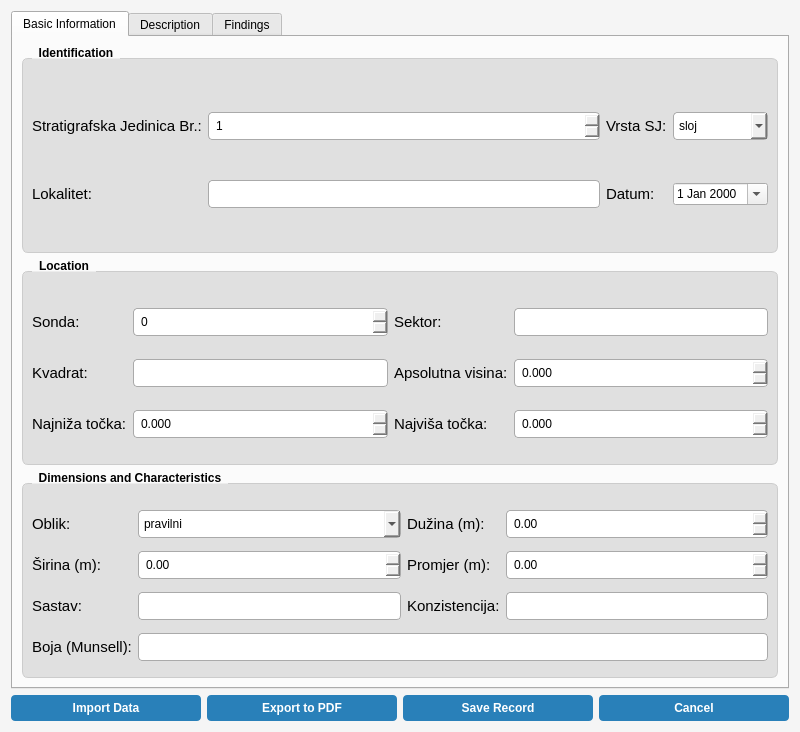
<?xml version="1.0" encoding="UTF-8"?>
<ui version="4.0">
 <class>ArchaeologicalDocumentationForm</class>
 <widget class="QDialog" name="ArchaeologicalDocumentationForm">
  <property name="geometry">
   <rect>
    <x>0</x>
    <y>0</y>
    <width>800</width>
    <height>650</height>
   </rect>
  </property>
  <property name="windowTitle">
   <string>Archaeological Documentation</string>
  </property>
  <property name="styleSheet">
   <string notr="true">
    QDialog { background-color: #f5f5f5; }
    QGroupBox {
      font-weight: bold;
      border: 1px solid #cccccc;
      border-radius: 6px;
      margin-top: 12px;
      padding-top: 10px;
     background-color: #e0e0e0;

    }
    QGroupBox::title {
      subcontrol-origin: margin;
      left: 10px;
      padding: 0 5px 0 5px;
    }
    QLabel {
      font-size: 11pt;
    }

    QLineEdit, QTextEdit, QComboBox, QSpinBox, QDoubleSpinBox {
      border: 1px solid #aaaaaa;
      border-radius: 4px;
      padding: 5px;
    }
    QPushButton {
      background-color: #2980b9;
      color: white;
      border-radius: 4px;
      padding: 6px 12px;
      font-weight: bold;
    }
    QLabel:hover {
      color: red;
    }
    QPushButton:hover {
      background-color: #3498db;
    }
   </string>
  </property>
  <layout class="QVBoxLayout" name="verticalLayout">
   <item>
    <widget class="QTabWidget" name="tabWidget">
     <property name="currentIndex">
      <number>0</number>
     </property>
     <widget class="QWidget" name="tabBasicInfo">
      <attribute name="title">
       <string>Basic Information</string>
      </attribute>
      <layout class="QVBoxLayout" name="verticalLayout_2">
       <item>
        <widget class="QGroupBox" name="groupBoxIdentification">
         <property name="title">
          <string>Identification</string>
         </property>
         <layout class="QGridLayout" name="gridLayout">
          <item row="0" column="0">
           <widget class="QLabel" name="labelSJNumber">
            <property name="text">
             <string>Stratigrafska Jedinica Br.:</string>
            </property>
           </widget>
          </item>
          <item row="0" column="1">
           <widget class="QSpinBox" name="spinBoxSJNumber">
            <property name="minimum">
             <number>1</number>
            </property>
            <property name="maximum">
             <number>9999</number>
            </property>
           </widget>
          </item>
          <item row="0" column="2">
           <widget class="QLabel" name="labelSJType">
            <property name="text">
             <string>Vrsta SJ:</string>
            </property>
           </widget>
          </item>
          <item row="0" column="3">
           <widget class="QComboBox" name="comboBoxSJType">
            <item>
             <property name="text">
              <string>sloj</string>
             </property>
            </item>
            <item>
             <property name="text">
              <string>ukop</string>
             </property>
            </item>
            <item>
             <property name="text">
              <string>struktura</string>
             </property>
            </item>
            <item>
             <property name="text">
              <string>zapuna</string>
             </property>
            </item>
           </widget>
          </item>
          <item row="1" column="0">
           <widget class="QLabel" name="labelLocalitet">
            <property name="text">
             <string>Lokalitet:</string>
            </property>
           </widget>
          </item>
          <item row="1" column="1">
           <widget class="QLineEdit" name="lineEditLocalitet"/>
          </item>
          <item row="1" column="2">
           <widget class="QLabel" name="labelDate">
            <property name="text">
             <string>Datum:</string>
            </property>
           </widget>
          </item>
          <item row="1" column="3">
           <widget class="QDateEdit" name="dateEdit">
            <property name="calendarPopup">
             <bool>true</bool>
            </property>
           </widget>
          </item>
         </layout>
        </widget>
       </item>
       <item>
        <widget class="QGroupBox" name="groupBoxLocation">
         <property name="title">
          <string>Location</string>
         </property>
         <layout class="QGridLayout" name="gridLayout_2">
          <item row="0" column="0">
           <widget class="QLabel" name="labelSonda">
            <property name="text">
             <string>Sonda:</string>
            </property>
           </widget>
          </item>
          <item row="0" column="1">
           <widget class="QSpinBox" name="spinBoxSonda">
            <property name="maximum">
             <number>999</number>
            </property>
           </widget>
          </item>
          <item row="0" column="2">
           <widget class="QLabel" name="labelSektor">
            <property name="text">
             <string>Sektor:</string>
            </property>
           </widget>
          </item>
          <item row="0" column="3">
           <widget class="QLineEdit" name="lineEditSektor"/>
          </item>
          <item row="1" column="0">
           <widget class="QLabel" name="labelKvadrat">
            <property name="text">
             <string>Kvadrat:</string>
            </property>
           </widget>
          </item>
          <item row="1" column="1">
           <widget class="QLineEdit" name="lineEditKvadrat"/>
          </item>
          <item row="1" column="2">
           <widget class="QLabel" name="labelAbsHeight">
            <property name="text">
             <string>Apsolutna visina:</string>
            </property>
           </widget>
          </item>
          <item row="1" column="3">
           <widget class="QDoubleSpinBox" name="doubleSpinBoxAbsHeight">
            <property name="decimals">
             <number>3</number>
            </property>
            <property name="maximum">
             <double>9999.999</double>
            </property>
           </widget>
          </item>
          <item row="2" column="0">
           <widget class="QLabel" name="labelLowestPoint">
            <property name="text">
             <string>Najniža točka:</string>
            </property>
           </widget>
          </item>
          <item row="2" column="1">
           <widget class="QDoubleSpinBox" name="doubleSpinBoxLowestPoint">
            <property name="decimals">
             <number>3</number>
            </property>
            <property name="maximum">
             <double>9999.999</double>
            </property>
           </widget>
          </item>
          <item row="2" column="2">
           <widget class="QLabel" name="labelHighestPoint">
            <property name="text">
             <string>Najviša točka:</string>
            </property>
           </widget>
          </item>
          <item row="2" column="3">
           <widget class="QDoubleSpinBox" name="doubleSpinBoxHighestPoint">
            <property name="decimals">
             <number>3</number>
            </property>
            <property name="maximum">
             <double>9999.999</double>
            </property>
           </widget>
          </item>
         </layout>
        </widget>
       </item>
       <item>
        <widget class="QGroupBox" name="groupBoxDimensions">
         <property name="title">
          <string>Dimensions and Characteristics</string>
         </property>
         <layout class="QGridLayout" name="gridLayout_3">
          <item row="0" column="0">
           <widget class="QLabel" name="labelShape">
            <property name="text">
             <string>Oblik:</string>
            </property>
           </widget>
          </item>
          <item row="0" column="1">
           <widget class="QComboBox" name="comboBoxShape">
            <item>
             <property name="text">
              <string>pravilni</string>
             </property>
            </item>
            <item>
             <property name="text">
              <string>nepravilni</string>
             </property>
            </item>
            <item>
             <property name="text">
              <string>kružni</string>
             </property>
            </item>
            <item>
             <property name="text">
              <string>četvrtasti</string>
             </property>
            </item>
           </widget>
          </item>
          <item row="0" column="2">
           <widget class="QLabel" name="labelLength">
            <property name="text">
             <string>Dužina (m):</string>
            </property>
           </widget>
          </item>
          <item row="0" column="3">
           <widget class="QDoubleSpinBox" name="doubleSpinBoxLength">
            <property name="decimals">
             <number>2</number>
            </property>
            <property name="maximum">
             <double>999.99</double>
            </property>
           </widget>
          </item>
          <item row="1" column="0">
           <widget class="QLabel" name="labelWidth">
            <property name="text">
             <string>Širina (m):</string>
            </property>
           </widget>
          </item>
          <item row="1" column="1">
           <widget class="QDoubleSpinBox" name="doubleSpinBoxWidth">
            <property name="decimals">
             <number>2</number>
            </property>
            <property name="maximum">
             <double>999.99</double>
            </property>
           </widget>
          </item>
          <item row="1" column="2">
           <widget class="QLabel" name="labelDiameter">
            <property name="text">
             <string>Promjer (m):</string>
            </property>
           </widget>
          </item>
          <item row="1" column="3">
           <widget class="QDoubleSpinBox" name="doubleSpinBoxDiameter">
            <property name="decimals">
             <number>2</number>
            </property>
            <property name="maximum">
             <double>999.99</double>
            </property>
           </widget>
          </item>
          <item row="2" column="0">
           <widget class="QLabel" name="labelComposition">
            <property name="text">
             <string>Sastav:</string>
            </property>
           </widget>
          </item>
          <item row="2" column="1">
           <widget class="QLineEdit" name="lineEditComposition"/>
          </item>
          <item row="2" column="2">
           <widget class="QLabel" name="labelConsistency">
            <property name="text">
             <string>Konzistencija:</string>
            </property>
           </widget>
          </item>
          <item row="2" column="3">
           <widget class="QLineEdit" name="lineEditConsistency"/>
          </item>
          <item row="3" column="0">
           <widget class="QLabel" name="labelColor">
            <property name="text">
             <string>Boja (Munsell):</string>
            </property>
           </widget>
          </item>
          <item row="3" column="1" colspan="3">
           <widget class="QLineEdit" name="lineEditColor"/>
          </item>
         </layout>
        </widget>
       </item>
      </layout>
     </widget>
     <widget class="QWidget" name="tabDescription">
      <attribute name="title">
       <string>Description</string>
      </attribute>
      <layout class="QVBoxLayout" name="verticalLayout_3">
       <item>
        <widget class="QGroupBox" name="groupBoxDesc">
         <property name="title">
          <string>Description</string>
         </property>
         <layout class="QVBoxLayout" name="verticalLayout_4">
          <item>
           <widget class="QLabel" name="labelDescription">
            <property name="text">
             <string>OPIS:</string>
            </property>
           </widget>
          </item>
          <item>
           <widget class="QTextEdit" name="textEditDescription">
            <property name="placeholderText">
             <string>Enter a detailed description of the stratigraphic unit...</string>
            </property>
           </widget>
          </item>
         </layout>
        </widget>
       </item>
       <item>
        <widget class="QGroupBox" name="groupBoxStratigraphicRelations">
         <property name="title">
          <string>Stratigraphic Relations</string>
         </property>
         <layout class="QGridLayout" name="gridLayout_4">
          <item row="0" column="0">
           <widget class="QLabel" name="labelSJAbove">
            <property name="text">
             <string>SJ iznad:</string>
            </property>
           </widget>
          </item>
          <item row="0" column="1">
           <widget class="QLineEdit" name="lineEditSJAbove"/>
          </item>
          <item row="0" column="2">
           <widget class="QLabel" name="labelCuts">
            <property name="text">
             <string>Sječe:</string>
            </property>
           </widget>
          </item>
          <item row="0" column="3">
           <widget class="QLineEdit" name="lineEditCuts"/>
          </item>
          <item row="1" column="0">
           <widget class="QLabel" name="labelSJBelow">
            <property name="text">
             <string>SJ ispod:</string>
            </property>
           </widget>
          </item>
          <item row="1" column="1">
           <widget class="QLineEdit" name="lineEditSJBelow"/>
          </item>
          <item row="1" column="2">
           <widget class="QLabel" name="labelCutBy">
            <property name="text">
             <string>Presječeno od:</string>
            </property>
           </widget>
          </item>
          <item row="1" column="3">
           <widget class="QLineEdit" name="lineEditCutBy"/>
          </item>
          <item row="2" column="0">
           <widget class="QLabel" name="labelFilledWith">
            <property name="text">
             <string>Zapunjena sa SJ:</string>
            </property>
           </widget>
          </item>
          <item row="2" column="1">
           <widget class="QLineEdit" name="lineEditFilledWith"/>
          </item>
          <item row="2" column="2">
           <widget class="QLabel" name="labelComponent">
            <property name="text">
             <string>Sastavni dio:</string>
            </property>
           </widget>
          </item>
          <item row="2" column="3">
           <widget class="QLineEdit" name="lineEditComponent"/>
          </item>
          <item row="3" column="0">
           <widget class="QLabel" name="labelFills">
            <property name="text">
             <string>Zapunjava SJ:</string>
            </property>
           </widget>
          </item>
          <item row="3" column="1">
           <widget class="QLineEdit" name="lineEditFills"/>
          </item>
          <item row="3" column="2">
           <widget class="QLabel" name="labelConnectedWith">
            <property name="text">
             <string>Povezana sa SJ:</string>
            </property>
           </widget>
          </item>
          <item row="3" column="3">
           <widget class="QLineEdit" name="lineEditConnectedWith"/>
          </item>
          <item row="4" column="0">
           <widget class="QLabel" name="labelAdjacentTo">
            <property name="text">
             <string>Uz:</string>
            </property>
           </widget>
          </item>
          <item row="4" column="1">
           <widget class="QLineEdit" name="lineEditAdjacentTo"/>
          </item>
          <item row="4" column="2">
           <widget class="QLabel" name="labelSimilarTo">
            <property name="text">
             <string>Slična s SJ:</string>
            </property>
           </widget>
          </item>
          <item row="4" column="3">
           <widget class="QLineEdit" name="lineEditSimilarTo"/>
          </item>
         </layout>
        </widget>
       </item>
      </layout>
     </widget>
     <widget class="QWidget" name="tabFindings">
      <attribute name="title">
       <string>Findings</string>
      </attribute>
      <layout class="QVBoxLayout" name="verticalLayout_5">
       <item>
        <widget class="QGroupBox" name="groupBoxFindings">
         <property name="title">
          <string>Findings</string>
         </property>
         <layout class="QGridLayout" name="gridLayout_5">
          <item row="0" column="0" colspan="4">
           <widget class="QLabel" name="labelFindings">
            <property name="font">
             <font>
              <pointsize>11</pointsize>
              <bold>true</bold>
             </font>
            </property>
            <property name="text">
             <string>NALAZI</string>
            </property>
            <property name="alignment">
             <set>Qt::AlignCenter</set>
            </property>
           </widget>
          </item>
         <item row="1" column="0">
 <widget class="QLabel" name="labelCeramics">
  <property name="text">
   <string>Keramika:</string>
  </property>
 </widget>
</item>
<item row="1" column="1">
 <widget class="QCheckBox" name="checkBoxCeramics">
  <property name="text">
   <string></string>
  </property>
 </widget>
</item>
<item row="1" column="2">
 <widget class="QLineEdit" name="lineEditCeramicsNotes">
  <property name="placeholderText">
   <string>Notes...</string>
  </property>
 </widget>
</item>
<item row="2" column="0">
 <widget class="QLabel" name="labelBrick">
  <property name="text">
   <string>Opeka:</string>
  </property>
 </widget>
</item>
<item row="2" column="1">
 <widget class="QCheckBox" name="checkBoxBrick">
  <property name="text">
   <string></string>
  </property>
 </widget>
</item>
<item row="2" column="2">
 <widget class="QLineEdit" name="lineEditBrickNotes">
  <property name="placeholderText">
   <string>Notes...</string>
  </property>
 </widget>
</item>
<item row="3" column="0">
 <widget class="QLabel" name="labelClay">
  <property name="text">
   <string>Ljep:</string>
  </property>
 </widget>
</item>
<item row="3" column="1">
 <widget class="QCheckBox" name="checkBoxClay">
  <property name="text">
   <string></string>
  </property>
 </widget>
</item>
<item row="3" column="2">
 <widget class="QLineEdit" name="lineEditClayNotes">
  <property name="placeholderText">
   <string>Notes...</string>
  </property>
 </widget>
</item>
<item row="4" column="0">
 <widget class="QLabel" name="labelGlass">
  <property name="text">
   <string>Staklo:</string>
  </property>
 </widget>
</item>
<item row="4" column="1">
 <widget class="QCheckBox" name="checkBoxGlass">
  <property name="text">
   <string></string>
  </property>
 </widget>
</item>
<item row="4" column="2">
 <widget class="QLineEdit" name="lineEditGlassNotes">
  <property name="placeholderText">
   <string>Notes...</string>
  </property>
 </widget>
</item>
<item row="5" column="0">
 <widget class="QLabel" name="labelMetal">
  <property name="text">
   <string>Metal:</string>
  </property>
 </widget>
</item>
<item row="5" column="1">
 <widget class="QCheckBox" name="checkBoxMetal">
  <property name="text">
   <string></string>
  </property>
 </widget>
</item>
<item row="5" column="2">
 <widget class="QLineEdit" name="lineEditMetalNotes">
  <property name="placeholderText">
   <string>Notes...</string>
  </property>
 </widget>
</item>
<item row="6" column="0">
 <widget class="QLabel" name="labelWood">
  <property name="text">
   <string>Drvo:</string>
  </property>
 </widget>
</item>
<item row="6" column="1">
 <widget class="QCheckBox" name="checkBoxWood">
  <property name="text">
   <string></string>
  </property>
 </widget>
</item>
<item row="6" column="2">
 <widget class="QLineEdit" name="lineEditWoodNotes">
  <property name="placeholderText">
   <string>Notes...</string>
  </property>
 </widget>
</item>
<item row="7" column="0">
 <widget class="QLabel" name="labelCharcoal">
  <property name="text">
   <string>Ugljen:</string>
  </property>
 </widget>
</item>
<item row="7" column="1">
 <widget class="QCheckBox" name="checkBoxCharcoal">
  <property name="text">
   <string></string>
  </property>
 </widget>
</item>
<item row="7" column="2">
 <widget class="QLineEdit" name="lineEditCharcoalNotes">
  <property name="placeholderText">
   <string>Notes...</string>
  </property>
 </widget>
</item>
<item row="8" column="0">
 <widget class="QLabel" name="labelBones">
  <property name="text">
   <string>Kosti:</string>
  </property>
 </widget>
</item>
<item row="8" column="1">
 <widget class="QCheckBox" name="checkBoxBones">
  <property name="text">
   <string></string>
  </property>
 </widget>
</item>
<item row="8" column="2">
 <widget class="QLineEdit" name="lineEditBonesNotes">
  <property name="placeholderText">
   <string>Notes...</string>
  </property>
 </widget>
</item>
          <item row="9" column="0">
           <widget class="QLabel" name="labelOtherFindings">
            <property name="text">
             <string>Ostali nalazi:</string>
            </property>
           </widget>
          </item>
          <item row="9" column="1" colspan="2">
           <widget class="QLineEdit" name="lineEditOtherFindings"/>
          </item>
          <item row="10" column="0">
           <widget class="QLabel" name="labelSpecialFindings">
            <property name="text">
             <string>Posebni nalazi:</string>
            </property>
           </widget>
          </item>
          <item row="10" column="1" colspan="2">
           <widget class="QLineEdit" name="lineEditSpecialFindings"/>
          </item>
          <item row="11" column="0">
           <widget class="QLabel" name="labelSamples">
            <property name="text">
             <string>Uzorci:</string>
            </property>
           </widget>
          </item>
          <item row="11" column="1" colspan="2">
           <widget class="QLineEdit" name="lineEditSamples"/>
          </item>
         </layout>
        </widget>
       </item>
       <item>
        <widget class="QGroupBox" name="groupBoxMedia">
         <property name="title">
          <string>Media</string>
         </property>
         <layout class="QGridLayout" name="gridLayout_6">
          <item row="0" column="0">
           <widget class="QLabel" name="labelDiaryPage">
            <property name="text">
             <string>Stranica dnevnika:</string>
            </property>
           </widget>
          </item>
          <item row="0" column="1">
           <widget class="QSpinBox" name="spinBoxDiaryPage">
            <property name="maximum">
             <number>9999</number>
            </property>
           </widget>
          </item>
          <item row="0" column="2">
           <widget class="QLabel" name="labelPhotoNumber">
            <property name="text">
             <string>Foto. br.:</string>
            </property>
           </widget>
          </item>
          <item row="0" column="3">
           <widget class="QLineEdit" name="lineEditPhotoNumber"/>
          </item>
          <item row="1" column="0">
           <widget class="QLabel" name="labelArchaeologist">
            <property name="text">
             <string>Arheolog:</string>
            </property>
           </widget>
          </item>
          <item row="1" column="1">
           <widget class="QLineEdit" name="lineEditArchaeologist"/>
          </item>
          <item row="1" column="2">
           <widget class="QLabel" name="labelPhotographer">
            <property name="text">
             <string>Snimio:</string>
            </property>
           </widget>
          </item>
          <item row="1" column="3">
           <widget class="QLineEdit" name="lineEditPhotographer"/>
          </item>
          <item row="2" column="0">
           <widget class="QLabel" name="labelNotes">
            <property name="text">
             <string>Napomene:</string>
            </property>
           </widget>
          </item>
          <item row="2" column="1" colspan="3">
           <widget class="QTextEdit" name="textEditNotes">
            <property name="maximumSize">
             <size>
              <width>16777215</width>
              <height>80</height>
             </size>
            </property>
           </widget>
          </item>
         </layout>
        </widget>
       </item>
      </layout>
     </widget>
     </widget>
   </item>
   <item>
    <layout class="QHBoxLayout" name="horizontalLayoutButtons">
     <item>
      <widget class="QPushButton" name="pushButtonImport">
       <property name="text">
        <string>Import Data</string>
       </property>
       <property name="icon">
        <iconset>
         <normaloff>:/icons/import.png</normaloff>:/icons/import.png</iconset>
       </property>
      </widget>
     </item>
     <item>
      <widget class="QPushButton" name="pushButtonExport">
       <property name="text">
        <string>Export to PDF</string>
       </property>
       <property name="icon">
        <iconset>
         <normaloff>:/icons/export_pdf.png</normaloff>:/icons/export_pdf.png</iconset>
       </property>
      </widget>
     </item>
     <item>
      <widget class="QPushButton" name="pushButtonSave">
       <property name="text">
        <string>Save Record</string>
       </property>
       <property name="icon">
        <iconset>
         <normaloff>:/icons/save.png</normaloff>:/icons/save.png</iconset>
       </property>
      </widget>
     </item>
     <item>
      <widget class="QPushButton" name="pushButtonCancel">
       <property name="text">
        <string>Cancel</string>
       </property>
       <property name="icon">
        <iconset>
         <normaloff>:/icons/cancel.png</normaloff>:/icons/cancel.png</iconset>
       </property>
      </widget>
     </item>
    </layout>
   </item>
  </layout>
 </widget>
 <resources/>
 <connections/>
</ui>
